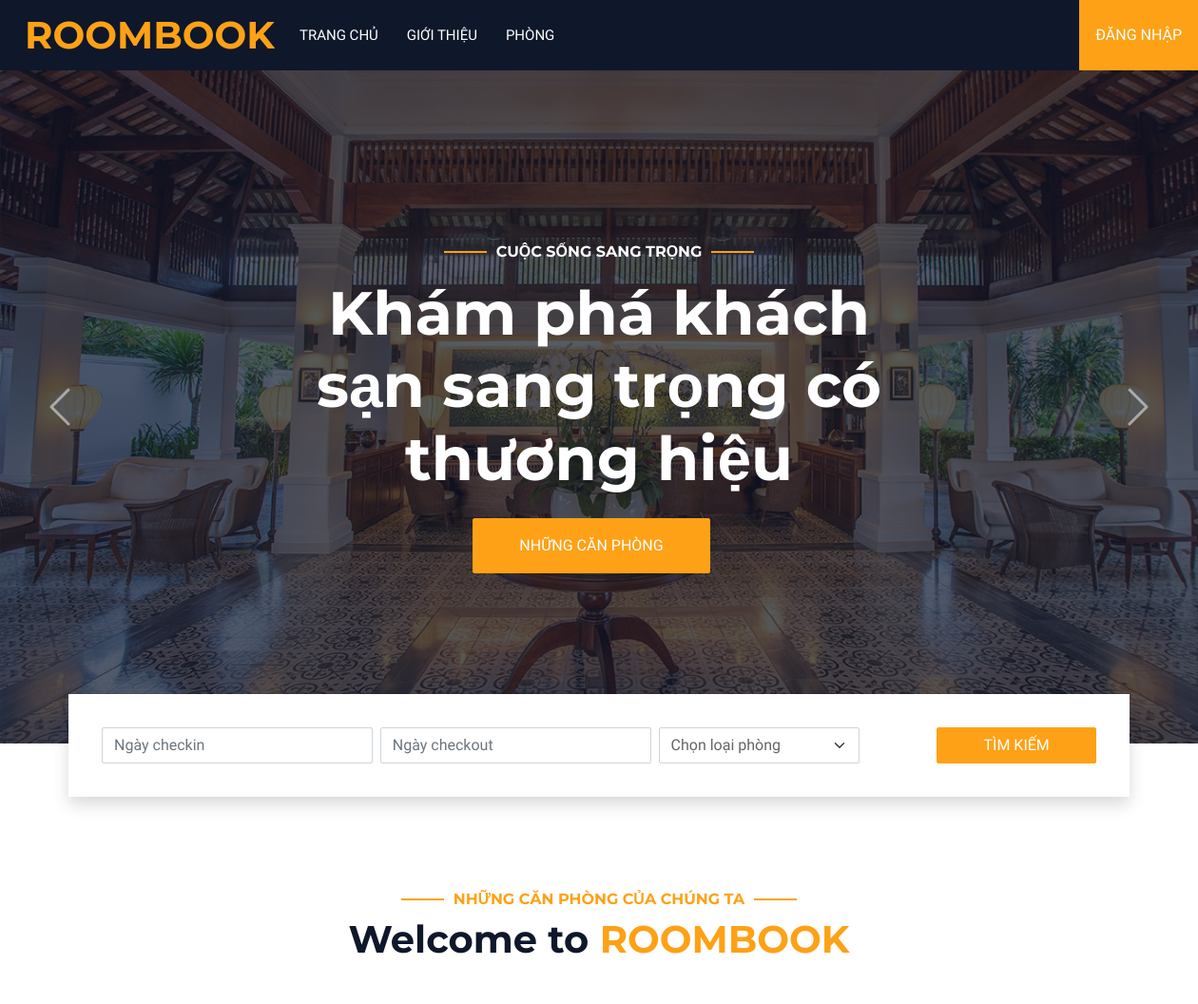
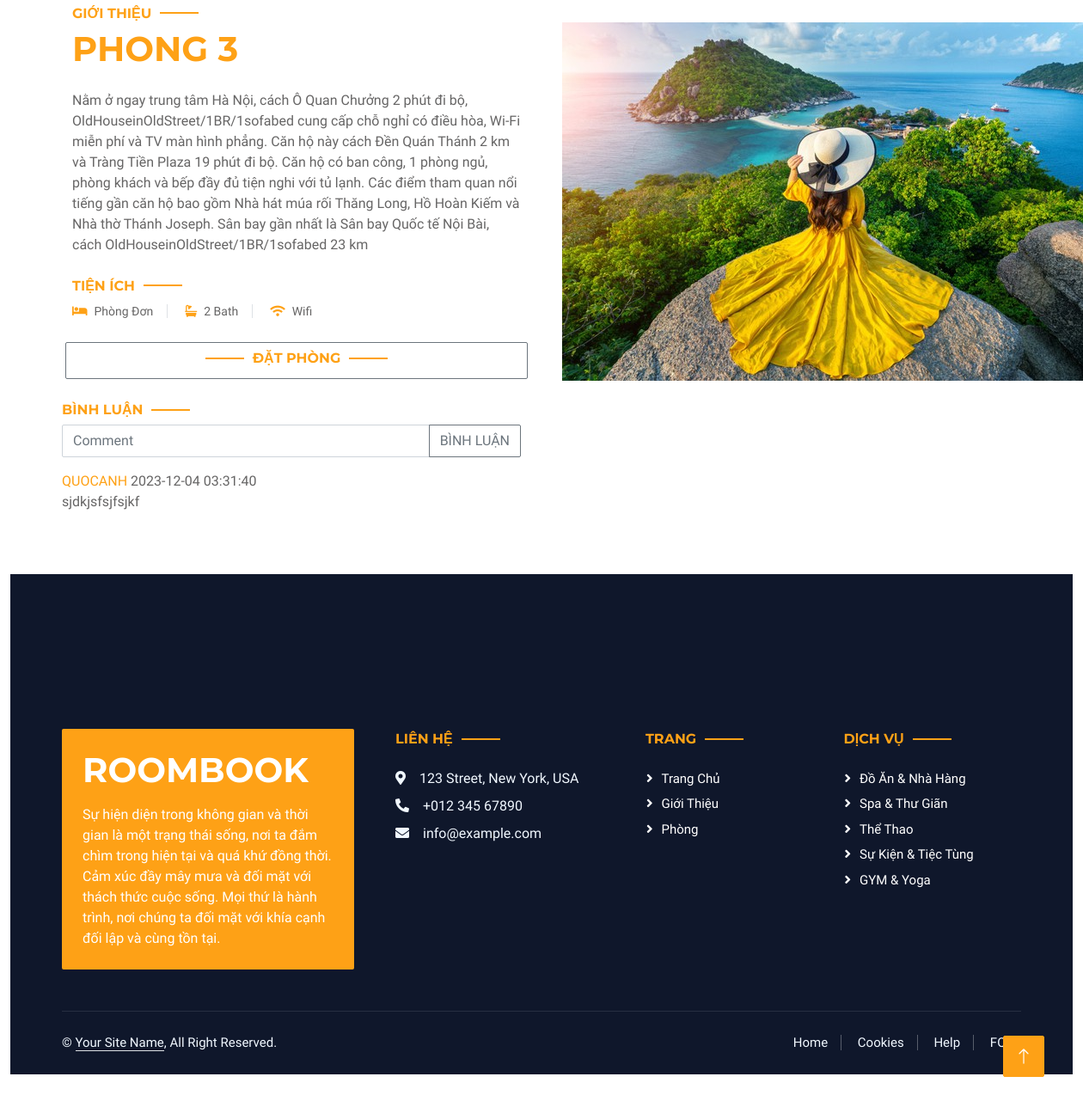
/index.php?act=chitiet&id=3, run on the app's committed database (2 pictures, top to bottom).
### tables this page shows
CREATE TABLE `phong` (
  `id_phong` int(11) NOT NULL,
  `ten_phong` varchar(299) NOT NULL,
  `gia` int(11) NOT NULL,
  `mota` text NOT NULL,
  `id_loaiphong` int(11) NOT NULL,
  `img` varchar(255) NOT NULL,
  `active` int(11) NOT NULL DEFAULT 1
);

CREATE TABLE `loai_phong` (
  `id_loaiphong` int(11) NOT NULL,
  `ten_LP` varchar(299) NOT NULL,
  `active` int(11) NOT NULL DEFAULT 1
);

CREATE TABLE `binh_luan` (
  `id_BL` int(11) NOT NULL,
  `noi_dung` text NOT NULL,
  `thoi_gian` datetime NOT NULL,
  `id_TK` int(11) NOT NULL,
  `id_phong` int(11) NOT NULL,
  `active` tinyint(4) NOT NULL DEFAULT 1
);

CREATE TABLE `taikhoan` (
  `id_TK` int(11) NOT NULL,
  `userName` varchar(299) NOT NULL,
  `pass` varchar(299) NOT NULL,
  `email` varchar(255) NOT NULL,
  `SDT` varchar(20) NOT NULL,
  `role` tinyint(4) NOT NULL DEFAULT 2,
  `active` int(11) NOT NULL DEFAULT 1
);

### model/pdo.php (called while the page is built, shortened)
<?php
function pdo_get_connection(){
    $dburl = "mysql:host=localhost;dbname=duan1;charset=utf8";
    $username = 'root';
    $password = '';
    $conn = new PDO($dburl, $username, $password);
    $conn->setAttribute(PDO::ATTR_ERRMODE, PDO::ERRMODE_EXCEPTION);
    return $conn;
}
function pdo_query($sql){
    $sql_args = array_slice(func_get_args(), 1);
    try{
        $conn = pdo_get_connection();
        $stmt = $conn->prepare($sql);
        $stmt->execute($sql_args);
        $rows = $stmt->fetchAll();
        return $rows;
    }
    catch(PDOException $e){
        throw $e;
    }
    finally{
        unset($conn);
    }
}
function pdo_query_one($sql){
    $sql_args = array_slice(func_get_args(), 1);
    try{
        $conn = pdo_get_connection();
        $stmt = $conn->prepare($sql);
        $stmt->execute($sql_args);
        $row = $stmt->fetch(PDO::FETCH_ASSOC);
        return $row;
    }
    catch(PDOException $e){
        throw $e;
    }
    finally{
        unset($conn);
    }
}

### model/room.php (called while the page is built, shortened)
<?php
    function loadone_room($id_phong){
        $sql ="select * from phong where id_phong='$id_phong'";
        $list = pdo_query_one($sql);
        return $list;
    }
    function loadten_loai($id_loaiphong){
        if ($id_loaiphong>0) {
            $sql = "select * from loai_phong where id_loaiphong='$id_loaiphong'";
            $dm = pdo_query_one($sql);
            extract($dm);
            return $ten_LP;
        } else return "";
    }
?>

### model/binhluan.php (called while the page is built, shortened)
<?php
    function loadall_bl($id_phong) {
        $sql = "SELECT * FROM binh_luan WHERE active = '1'";
        if ($id_phong > 0) {
            $sql .= " and id_phong = '$id_phong'";
        }
        $sql .= " order by id_BL desc";
        $list = pdo_query($sql);
        return $list;
    }
?>

### model/taikhoan.php (called while the page is built, shortened)
<?php
    function loadtk($id_TK){
        $sql ="SELECT * FROM taikhoan WHERE id_TK = '$id_TK'";
        $room = pdo_query_one($sql);
        return $room;
    }
?>

### view/chitietphong.php (the view, shortened to what this page needs)
<div class="container-xxl py-5">
    <?php
        extract($phong);
        $tenloai = loadten_loai($id_loaiphong);
    ?>
    <div class="container">
        <div class="text-center wow fadeInUp" data-wow-delay="0.1s">
            <h6 class="section-title text-center text-primary text-uppercase">NHỮNG CĂN PHÒNG CỦA CHÚNG TA</h6>
            <h1 class="mb-5">Welcome to <span class="text-primary text-uppercase"> RoomBook</span></h1>
        </div>
        <div class="container">
            <div class="row g-5 align-items-center">
                <div class="col-lg-6">
                    <h6 class="section-title text-start text-primary text-uppercase">Giới thiệu</h6>
                    <h1 class="mb-4"> <span
                            class="text-primary text-uppercase"><?php echo '<th>'.$ten_phong.'</th>' ?></span></h1>
                    <p class="mb-4"><?php echo '<th>'.$mota.'</th>' ?></p>
                    <h6 class="section-title text-start text-primary text-uppercase">Tiện ích</h6> <br>
                    <small class="border-end me-3 pe-3"><i
                            class="fa fa-bed text-primary me-2"></i><?php echo '<th>'.$tenloai.'</th>' ?></small>
                    <small class="border-end me-3 pe-3"><i class="fa fa-bath text-primary me-2"></i>2 Bath</small>
                    <small><i class="fa fa-wifi text-primary me-2"></i>Wifi</small> <br>
                    <br>
                    <div class="row g-3 pb-4">
                        <?php
                            if (isset($_SESSION['user'])) {
                                echo '<a href="index.php?act=booking&id=<?php echo $id_phong?>" class="btn btn-outline-secondary">
                                <h6 class="section-title  text-primary text-uppercase">Đặt phòng</h6>
                            </a>';
                            } else echo '<a href="index.php?act=dangnhap" class="btn btn-outline-secondary">
                            <h6 class="section-title  text-primary text-uppercase">Đặt phòng</h6>
                        </a>';
                        ?>
                    </div>
                </div>
                <div class="preview col-md-6">
                    <div class="preview-pic tab-content">
                        <img src="upload/<?php echo "$img" ?>">
                    </div>
                </div>
            </div>
        </div>
    </div>
    <div class="container">
        <div class="row g-5 align-items-center">
            <div class="col-lg-6 ml-3">
                <h6 class="section-title text-start text-primary text-uppercase">Bình luận</h6>
                <form action="index.php?act=binhluan" method="post">
                    <div class="input-group mb-3">
                        <input type="text" class="form-control" required placeholder="Comment" name="noi_dung">
                        <input type="submit" value="Bình Luận" class="btn btn-outline-secondary" name="guibl">
                    </div>
                </form>
                <?php
            foreach ($listbl as $key) {
                $tk = loadtk($key['id_TK']);
                echo '<div class="mb-4">
                        <span class="text-primary text-uppercase mr-3"><th>'.$tk['userName'].'</th></span> <span>'.$key['thoi_gian'].'</span>
                        <p class="mb-4"><th>'.$key['noi_dung'].'</th></p>
                    </div>';
            }
            ?>
            </div>
        </div>
    </div>

### css/style.css (style rules this page uses)
:root { --primary: #FEA116; --light: #F1F8FF; --dark: #0F172B; }
.btn { font-weight: 500; text-transform: uppercase; transition: .5s; }
.section-title { position: relative; display: inline-block; }
.section-title::before { position: absolute; content: ""; width: 45px; height: 2px; top: 50%; left: -55px; margin-top: -1px; background: var(--primary); }
.section-title::after { position: absolute; content: ""; width: 45px; height: 2px; top: 50%; right: -55px; margin-top: -1px; background: var(--primary); }
.section-title.text-start::before, .section-title.text-end::after { display: none; }

### data on the page
phong: ten_phong "PHONG 3", mota "Nằm ở ngay trung tâm Hà Nội, cách Ô Quan Chưởng 2 phút đi bộ, OldHouseinOldStreet/1BR/1sofabed cung cấp chỗ nghỉ có điều hòa, Wi-Fi miễn phí và TV màn hình phẳng. Căn hộ này cách Đền Quán Thánh 2 km và Tràng Tiền Plaza 19 phút đi bộ. Căn hộ có ban công, 1 phòng ngủ, phòng khách và bếp đầy đủ tiện nghi với tủ lạnh. Các điểm tham quan nổi tiếng gần căn hộ bao gồm Nhà hát múa rối Thăng Long, Hồ Hoàn Kiếm và Nhà thờ Thánh Joseph. Sân bay gần nhất là Sân bay Quốc tế Nội Bài, cách OldHouseinOldStreet/1BR/1sofabed 23 km", id_loaiphong.ten_LP "Phòng Đơn", img (picture)
binh_luan: id_TK.userName "QUOCANH", thoi_gian "2023-12-04 03:31:40", noi_dung "sjdkjsfsjfsjkf"
